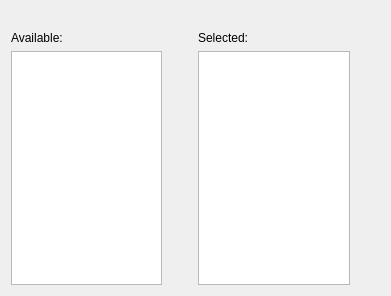
<?xml version="1.0" encoding="UTF-8"?>
<ui version="4.0">
 <class>ToggleList</class>
 <widget class="QWidget" name="ToggleList">
  <property name="geometry">
   <rect>
    <x>0</x>
    <y>0</y>
    <width>391</width>
    <height>296</height>
   </rect>
  </property>
  <layout class="QGridLayout" name="gridLayout">
   <item row="1" column="0">
    <widget class="QLabel" name="label_2">
     <property name="text">
      <string>Available:</string>
     </property>
    </widget>
   </item>
   <item row="1" column="2">
    <widget class="QLabel" name="label_3">
     <property name="text">
      <string>Selected:</string>
     </property>
    </widget>
   </item>
   <item row="2" column="0" rowspan="5">
    <widget class="QListWidget" name="available">
     <property name="sortingEnabled">
      <bool>true</bool>
     </property>
    </widget>
   </item>
   <item row="2" column="1">
    <spacer name="verticalSpacer">
     <property name="orientation">
      <enum>Qt::Vertical</enum>
     </property>
     <property name="sizeHint" stdset="0">
      <size>
       <width>20</width>
       <height>74</height>
      </size>
     </property>
    </spacer>
   </item>
   <item row="2" column="2" rowspan="5">
    <widget class="QListWidget" name="selected">
     <property name="sortingEnabled">
      <bool>false</bool>
     </property>
    </widget>
   </item>
   <item row="2" column="3">
    <spacer name="verticalSpacer_3">
     <property name="orientation">
      <enum>Qt::Vertical</enum>
     </property>
     <property name="sizeHint" stdset="0">
      <size>
       <width>20</width>
       <height>89</height>
      </size>
     </property>
    </spacer>
   </item>
   <item row="3" column="1">
    <widget class="QToolButton" name="addButton">
     <property name="autoRaise">
      <bool>true</bool>
     </property>
    </widget>
   </item>
   <item row="3" column="3">
    <widget class="QToolButton" name="upButton">
     <property name="autoRaise">
      <bool>true</bool>
     </property>
    </widget>
   </item>
   <item row="4" column="1">
    <spacer name="spacerA">
     <property name="orientation">
      <enum>Qt::Vertical</enum>
     </property>
     <property name="sizeType">
      <enum>QSizePolicy::Fixed</enum>
     </property>
     <property name="sizeHint" stdset="0">
      <size>
       <width>20</width>
       <height>20</height>
      </size>
     </property>
    </spacer>
   </item>
   <item row="4" column="3">
    <spacer name="spacerB">
     <property name="orientation">
      <enum>Qt::Vertical</enum>
     </property>
     <property name="sizeType">
      <enum>QSizePolicy::Fixed</enum>
     </property>
     <property name="sizeHint" stdset="0">
      <size>
       <width>20</width>
       <height>20</height>
      </size>
     </property>
    </spacer>
   </item>
   <item row="5" column="1">
    <widget class="QToolButton" name="removeButton">
     <property name="autoRaise">
      <bool>true</bool>
     </property>
    </widget>
   </item>
   <item row="5" column="3">
    <widget class="QToolButton" name="downButton">
     <property name="autoRaise">
      <bool>true</bool>
     </property>
    </widget>
   </item>
   <item row="6" column="1">
    <spacer name="verticalSpacer_2">
     <property name="orientation">
      <enum>Qt::Vertical</enum>
     </property>
     <property name="sizeHint" stdset="0">
      <size>
       <width>20</width>
       <height>73</height>
      </size>
     </property>
    </spacer>
   </item>
   <item row="6" column="3">
    <spacer name="verticalSpacer_4">
     <property name="orientation">
      <enum>Qt::Vertical</enum>
     </property>
     <property name="sizeHint" stdset="0">
      <size>
       <width>20</width>
       <height>73</height>
      </size>
     </property>
    </spacer>
   </item>
   <item row="0" column="0" colspan="4">
    <widget class="QLabel" name="label">
     <property name="text">
      <string/>
     </property>
     <property name="wordWrap">
      <bool>true</bool>
     </property>
    </widget>
   </item>
  </layout>
 </widget>
 <tabstops>
  <tabstop>available</tabstop>
  <tabstop>addButton</tabstop>
  <tabstop>removeButton</tabstop>
  <tabstop>selected</tabstop>
  <tabstop>upButton</tabstop>
  <tabstop>downButton</tabstop>
 </tabstops>
 <resources/>
 <connections/>
</ui>
